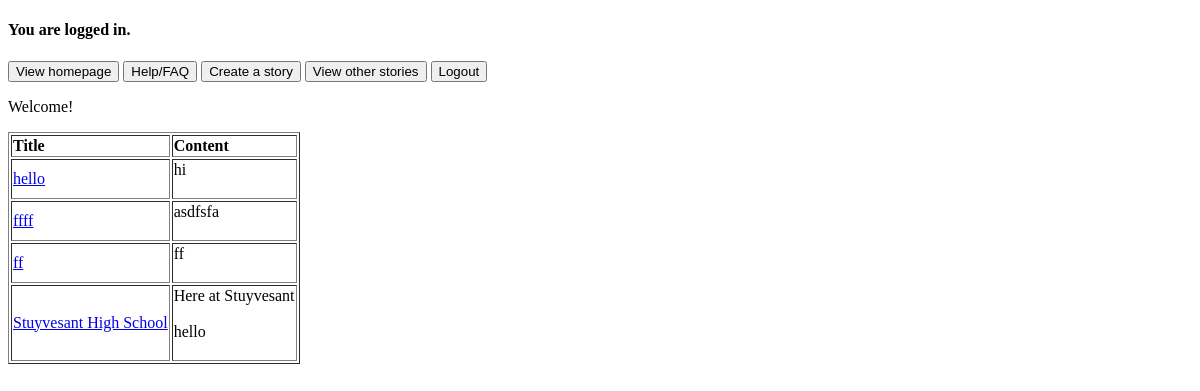
The app's page / (signed in), older data.
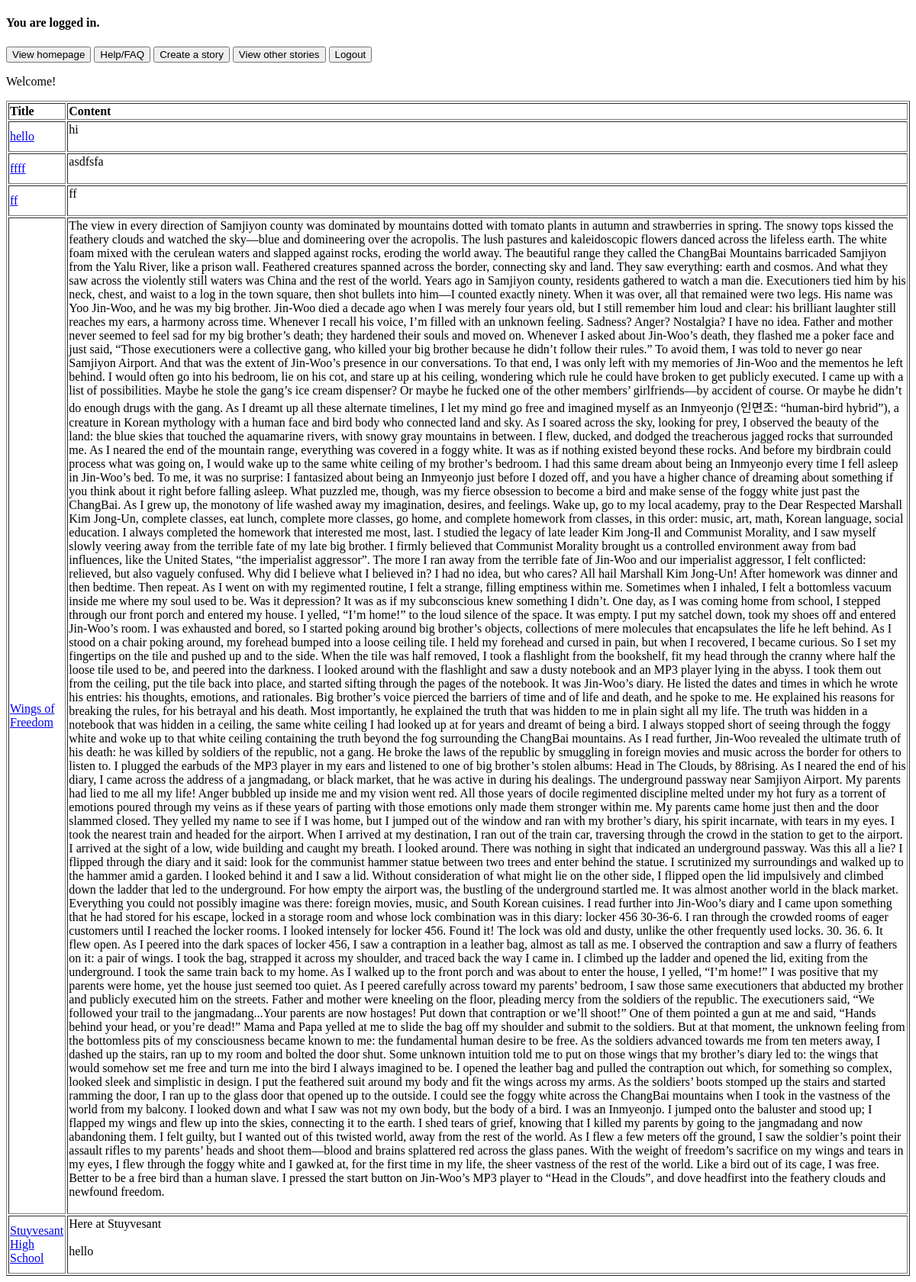
The same page, newer data.
### tables this page shows
CREATE TABLE storyUpdates(title TEXT, addition TEXT, user TEXT, timestamp TEXT);

### app.py (the view)
@app.route("/")
def home():
    if 'user' in session: #checks that a user is logged into a session, render welcome page
        flash ("You are logged in.")
        stories = db_ops.fetchContributedToStories(session['user']) #method returned dictionary
        return render_template("welcome.html", stories=stories.items())
    return render_template("login.html") #if not, then render login page

### templates/welcome.html (shortened to what this page needs)
<!DOCTYPE html>
<html>
<head>
</head>
<body>
  {% set msgs = get_flashed_messages() %}
  {% for each in msgs %}
    <h4> {{ each }} </h4>
  {% endfor %}
  <a href="../"><input type="button" value="View homepage"></a>
  <a href=/static/help.html target="_blank"><input type="button" value="Help/FAQ"></a>
  <a href="../create"><input type="button" value="Create a story"></a>
  <a href="../stories"><input type="button" value="View other stories"></a>
  <a href="../logout"><input type="button" value="Logout"></a>
  <br>
  {% block content %}
    <p>Welcome!</p>
    <table border="1">
      <tr>
        <th align="left">Title</th>
        <th align="left">Content</th>
      </tr>
      {% for title, story in stories %}
        <tr>
          <td align="left"> <a href="../stories/{{ title }}"> {{ title }} </a> </td>
          <td align="left">
            {% for update in story %}
              {{ update }}
              <br><br>
            {% endfor %}
          </td>
        </tr>
      {% endfor %}
    </table>
  {% endblock %}
</body>
</html>

Row changes from the older to the newer data that the page shows:
added storyUpdates: addition "The view in every direction of Samjiyon county was dominated by mountains dotted with tomato plants in autumn and strawberries in spring. The snowy tops kissed the feathery clouds and watched the sky—blue and domineering over the acropolis. The lush pastures and kaleidoscopic flowers danced across the lifeless earth. The white foam mixed with the cerulean waters and slapped against rocks, eroding the world away. The beautiful range they called the ChangBai Mountains barricaded Samjiyon from the Yalu River, like a prison wall. Feathered creatures spanned across the border, connecting sky and land. They saw everything: earth and cosmos. And what they saw across the violently still waters was…", shown under "Wings of Freedom"
Text that changed along with them:
new list line: "Wings of Freedom"
